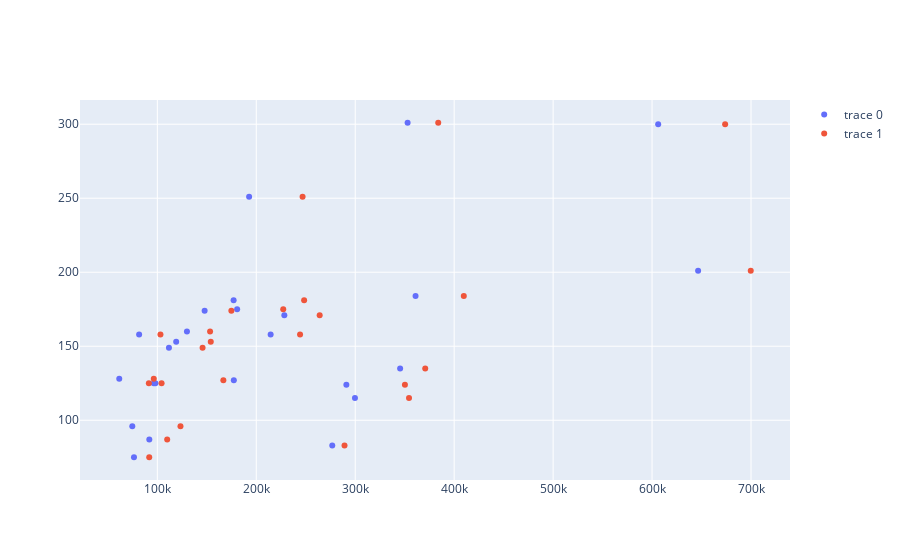

Here is the notebook cell this chart was saved with:
### Markdown cell above
#### 충전량 & 충전기대수

### Code cell
data5 = go.Scatter(x=seoul['충전량20'], y=seoul['충전기대수'], mode='markers')
data6 = go.Scatter(x=seoul['충전량21'], y=seoul['충전기대수'], mode='markers')
data = [data5, data6]
pyo.iplot(data)
